Frame 1 (no input): blank canvas, image omitted
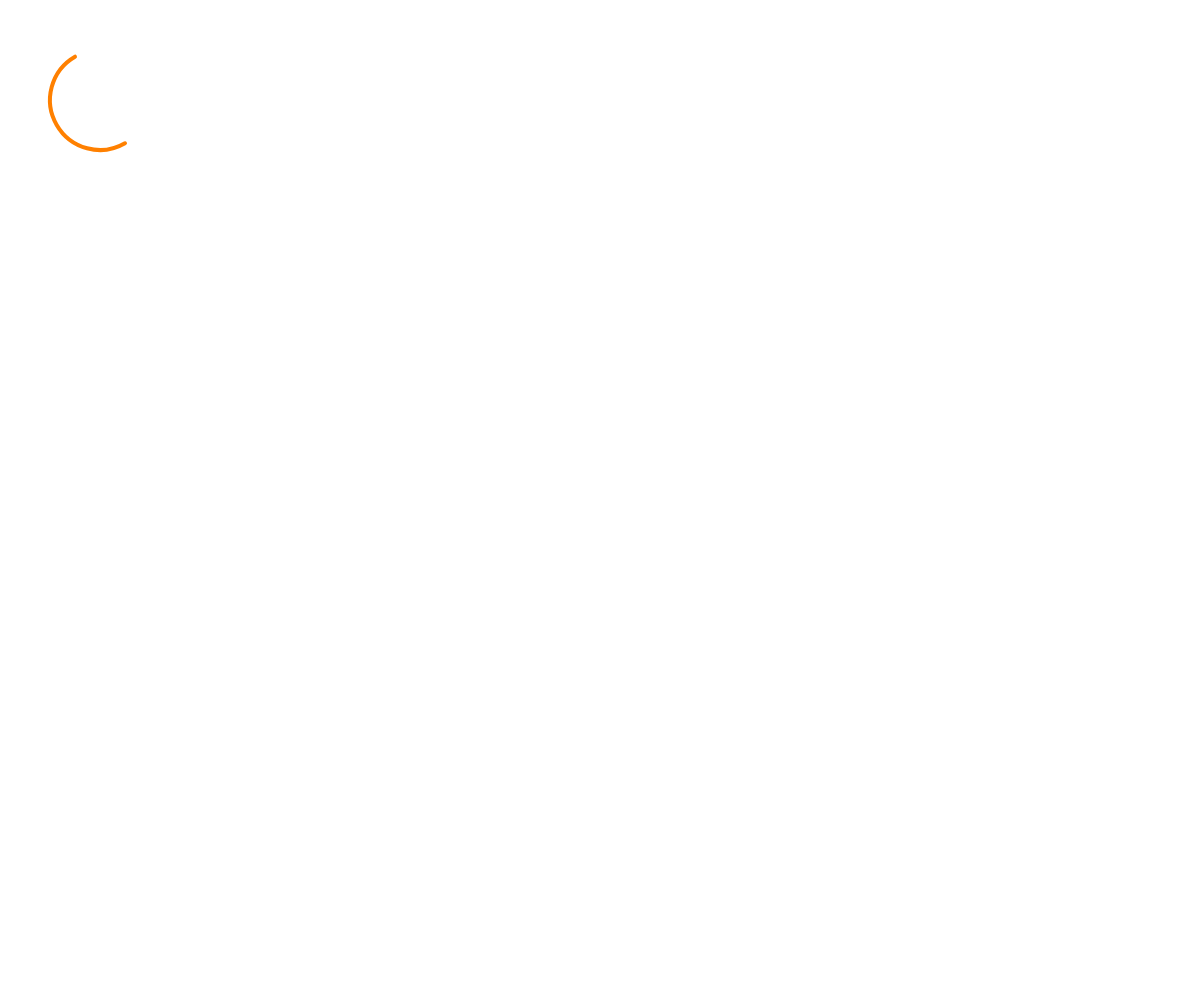
Frame 60 (no input)
Frame 120 (the mouse pressed at the canvas centre since frame 60): identical to frame 60, image omitted

The p5.js sketch that drew this single still picture (run headless with seeded random() and noise() and a simulated clock; from frame 60 on, the mouse is pressed at the canvas centre):

// p5.js sketch
// ── sketch.js
const FRAME_RATE = 30;

function setup() {
    createCanvas(windowWidth, windowHeight);
    frameRate(FRAME_RATE);
}

function windowResized() {
    resizeCanvas(windowWidth, windowHeight);
}

function draw() {
    background(255);
    push();
    stroke(128);
    arc(100, 100, 100, 100,
        Math.PI / 3, Math.PI * 4 / 3);
    stroke(255, 128, 0);
    strokeWeight(4);
    animS.arc('a1', FRAME_RATE * 1,
        100, 100, 100, 100,
        Math.PI / 3, Math.PI * 4 / 3);
    pop();
}
// ── examples.html
<!DOCTYPE html>
<head>
  <meta charset="utf-8">
  <meta name="viewport" content="width=device-width, initial-scale=1, shrink-to-fit=no">
  <title>p5.animS examples</title>
  <style>
      body, div, img, main {
          border: 0;
          margin: 0;
          padding: 0;
      }
  </style>
</head>
<body>
  <main>
  </main>
  <script src="https://cdn.jsdelivr.net/npm/p5@1.3.1/lib/p5.js"></script>
  <script src="p5.anims.js"></script>
  <script src="sketch.js"></script>
</body>
</html>
// ── p5.anims.js
(function (global, factory) {
    typeof exports === 'object' && typeof module !== 'undefined' ? factory(exports) :
    typeof define === 'function' && define.amd ? define(['exports'], factory) :
    (global = typeof globalThis !== 'undefined' ? globalThis : global || self, factory(global.animS = {}));
}(this, (function (exports) { 'use strict';

    /**
     * Utility classes for p5.animS.
     */

    /**
     * A simple vertex. Similar to the vertex() function of p5.js.
     */
    class Vertex {
        /**
         * @param {!number} x x-coordinate.
         * @param {!number} y y-coordinate.
         */
        constructor(x, y) {
            this.x = x;
            this.y = y;
        }
    }

    /**
     * A vertex to define a cubic Bezier curve. Similar to the bezierVertex()
     *     function of p5.js.
     */
    class BezierVertex {
        /**
         * @param {!number} x2 x-coordinate for the first control point.
         * @param {!number} y2 y-coordinate for the first control point.
         * @param {!number} x3 x-coordinate for the second control point.
         * @param {!number} y3 y-coordinate for the second control point.
         * @param {!number} x4 x-coordinate for the anchor point.
         * @param {!number} y4 y-coordinate for the anchor point.
         */
        constructor(x2, y2, x3, y3, x4, y4) {
            this.x2 = x2;
            this.y2 = y2;
            this.x3 = x3;
            this.y3 = y3;
            this.x4 = x4;
            this.y4 = y4;
        }
    }

    /**
     * Eight coordinate numbers to define a cubic Bezier curve.
     */
    class BezierCurve {
        /**
         * @param {!number} x1 x-coordinate for the first anchor point.
         * @param {!number} y1 y-coordinate for the first anchor point.
         * @param {!number} x2 x-coordinate for the first control point.
         * @param {!number} y2 y-coordinate for the first control point.
         * @param {!number} x3 x-coordinate for the second control point.
         * @param {!number} y3 y-coordinate for the second control point.
         * @param {!number} x4 x-coordinate for the second anchor point.
         * @param {!number} y4 y-coordinate for the second anchor point.
         */
        constructor(x1, y1, x2, y2, x3, y3, x4, y4) {
            this.x1 = x1;
            this.y1 = y1;
            this.x2 = x2;
            this.y2 = y2;
            this.x3 = x3;
            this.y3 = y3;
            this.x4 = x4;
            this.y4 = y4;
        }

        /**
         * Constructs an instance from a Vertex and a BezierVertex.
         * @param {!Vertex} startVertex The first anchor point.
         * @param {!BezierVertex} bezierVertex The two control points and the
         *     second anchor point.
         */
        static fromVetices(startVertex, bezierVertex) {
            return new BezierCurve(
                startVertex.x,
                startVertex.y,
                bezierVertex.x2,
                bezierVertex.y2,
                bezierVertex.x3,
                bezierVertex.y3,
                bezierVertex.x4,
                bezierVertex.y4);
        }
    }

    /**
     * Gets the end point of a vertex. If the input is a Bezier vertex, its anchor
     *     point is returned. If the input is a simple vertex, the input itself is
     *     returned.
     * @param {!Vertex|BezierVertex} vertex The input vertex.
     * @returns {Vertex} The end point.
     */
    function getEndPoint(vertex) {
        if (vertex instanceof Vertex)
            return new Vertex(vertex.x, vertex.y);
        else
            return new Vertex(vertex.x4, vertex.y4);
    }

    /**
     * Generates a new cubic Bezier curve which is a partial segment of the
     *     given cubic Bezier curve.
     *
     * See https://stackoverflow.com/questions/878862/
     * and https://en.wikipedia.org/wiki/De_Casteljau%27s_algorithm
     * for the algorithm to break a Bezier curve into segments.
     *
     * @param {!BezierCurve} bezierCurve The original Bezier curve.
     * @param {!number} t0 The start (in a ratio value, 0-1) of the segment.
     * @param {!number} t1 The end (in a ratio value, 0-1) of the segment.
     * @returns {BezierCurve} The generated partial Bezier curve.
     */
    function partialBezierCurve(bezierCurve, t0, t1) {
        const u0 = 1.0 - t0;
        const u1 = 1.0 - t1;

        const qxa = bezierCurve.x1 * u0 * u0 + bezierCurve.x2 * 2 * t0 * u0 + bezierCurve.x3 * t0 * t0;
        const qxb = bezierCurve.x1 * u1 * u1 + bezierCurve.x2 * 2 * t1 * u1 + bezierCurve.x3 * t1 * t1;
        const qxc = bezierCurve.x2 * u0 * u0 + bezierCurve.x3 * 2 * t0 * u0 + bezierCurve.x4 * t0 * t0;
        const qxd = bezierCurve.x2 * u1 * u1 + bezierCurve.x3 * 2 * t1 * u1 + bezierCurve.x4 * t1 * t1;

        const qya = bezierCurve.y1 * u0 * u0 + bezierCurve.y2 * 2 * t0 * u0 + bezierCurve.y3 * t0 * t0;
        const qyb = bezierCurve.y1 * u1 * u1 + bezierCurve.y2 * 2 * t1 * u1 + bezierCurve.y3 * t1 * t1;
        const qyc = bezierCurve.y2 * u0 * u0 + bezierCurve.y3 * 2 * t0 * u0 + bezierCurve.y4 * t0 * t0;
        const qyd = bezierCurve.y2 * u1 * u1 + bezierCurve.y3 * 2 * t1 * u1 + bezierCurve.y4 * t1 * t1;

        const xa = qxa * u0 + qxc * t0;
        const xb = qxa * u1 + qxc * t1;
        const xc = qxb * u0 + qxd * t0;
        const xd = qxb * u1 + qxd * t1;

        const ya = qya * u0 + qyc * t0;
        const yb = qya * u1 + qyc * t1;
        const yc = qyb * u0 + qyd * t0;
        const yd = qyb * u1 + qyd * t1;

        return new BezierCurve(xa, ya, xb, yb, xc, yc, xd, yd);
    }

    /**
     * Generates a cubic Bezier representing an arc.
     * @param {!number} start The angle to start the arc, in radians.
     * @param {!number} size Total angle 'size', in radians.
     * @returns {BezierCurve} The result curve.
     */
    function arcToBezier(start, size) {
        const alpha = size / 2.0;
        const cosAlpha = Math.cos(alpha);
        const sinAlpha = Math.sin(alpha);
        const cotAlpha = 1.0 / Math.tan(alpha);
        const phi = start + alpha;
        const cosPhi = Math.cos(phi);
        const sinPhi = Math.sin(phi);
        const lambda = (4.0 - cosAlpha) / 3.0;
        const mu = sinAlpha + (cosAlpha - lambda) * cotAlpha;

        return new BezierCurve(
            Math.cos(start).toFixed(7),
            Math.sin(start).toFixed(7),
            (lambda * cosPhi + mu * sinPhi).toFixed(7),
            (lambda * sinPhi - mu * cosPhi).toFixed(7),
            (lambda * cosPhi - mu * sinPhi).toFixed(7),
            (lambda * sinPhi + mu * cosPhi).toFixed(7),
            Math.cos(start + size).toFixed(7),
            Math.sin(start + size).toFixed(7));
    }

    /**
     * @fileoverview The Shape class which supports partial rendering.
     */

    class Shape {
        /**
         * @param {!Object} p5obj The p5 instance of the global object.
         * @param {!Array<Vertex|BezierVertex>} vertices The vertices that define
         *     the shape.
         * @param {!number} startFrame The start frame number of the animation.
         * @param {!number} duration The duration of the creation animation, in
         *     number of frames.
         */
        constructor(p5obj, vertices, startFrame, duration) {
            if (vertices.length <= 0)
                throw new Error('The vertex array must not be empty.');
            if (!(vertices[0] instanceof Vertex))
                throw new Error('The start vertex must not be a Bezier vertex.');
            this.p5obj = p5obj;
            this.vertices = vertices;
            this.startFrame = startFrame;
            this.duration = duration;
        }

        /**
         * Draws the shape instance on the current frame.
         */
        update() {
            let progress = (frameCount - this.startFrame) / this.duration;
            if (progress < 0) progress = 0;
            if (progress > 1) progress = 1;
            const numCurves = this.vertices.length - 1;
            const progressOverCurves = numCurves * progress;
            const currentCurveNo = Math.floor(progressOverCurves);
            const currentCurveProgress = progressOverCurves - currentCurveNo;

            this.p5obj.beginShape();
            // The start point.
            this.p5obj.vertex(this.vertices[0].x, this.vertices[0].y);
            let lastPoint = getEndPoint(this.vertices[0]);
            // Draws all the full curves.
            for (let i = 0; i < currentCurveNo; i++) {
                const v = this.vertices[i + 1];
                if (v instanceof Vertex)
                    this.p5obj.vertex(v.x, v.y);
                else
                    this.p5obj.bezierVertex(v.x2, v.y2, v.x3, v.y3, v.x4, v.y4);
                lastPoint = getEndPoint(v);
            }
            // Draws the partial curve.
            if (currentCurveNo < numCurves) {
                const v = this.vertices[currentCurveNo + 1];
                if (v instanceof Vertex) {
                    const x1 = lastPoint.x + (v.x - lastPoint.x) * currentCurveProgress;
                    const y1 = lastPoint.y + (v.y - lastPoint.y) * currentCurveProgress;
                    this.p5obj.vertex(x1, y1);
                } else {
                    const currentCurve = BezierCurve.fromVetices(lastPoint, v);
                    const partial = partialBezierCurve(currentCurve, 0, currentCurveProgress);
                    this.p5obj.bezierVertex(partial.x2, partial.y2, partial.x3, partial.y3, partial.x4, partial.y4);
                }
            }
            if (progress >= 1 && this.vertices.length > 1 &&
                this.vertices[this.vertices.length - 1] instanceof Vertex &&
                this.vertices[0].x == this.vertices[this.vertices.length - 1].x &&
                this.vertices[0].y == this.vertices[this.vertices.length - 1].y) {
                this.p5obj.endShape(CLOSE);
            } else {
                this.p5obj.endShape();
            }
        }
    }

    /**
     * @fileoverview Manages the animated shape instances and updates the animation
     *     effects per frame.
     */

    class AnimShapes {
        /**
         * @param {Object} p5obj The instance of the p5 object.
         */
        constructor(p5obj = window) {
            this.p5obj = p5obj;
            /** @type {Map<string, Shape>} */
            this.instances = new Map();
        }

        /**
         * Checks if the animation instance exists. Returns the object if it exists.
         *     Creates and returns a new instance if it does not exist.
         * @param {!string} id A unique string ID of the animation. The animation is
         *     showed during multiple frames, so that there must be an ID for the
         *     renderer to keep track of each animation instance.
         * @param {!Function} getShapeVertices A lazy-executed closure that returns
         *     the shape vertices, for creating the new shape instance.
         * @param {!number} duration The duration of the creation animation, in
         *     number of frames, for creating the new instance.
         * @private
         */
        getOrCreateShapeInstance_(id, getShapeVertices, duration) {
            if (this.instances.has(id)) {
                return this.instances.get(id);
            }
            else {
                const instance = new Shape(this.p5obj, getShapeVertices(), this.p5obj.frameCount, duration);
                this.instances.set(id, instance);
                return instance;
            }
        }

        /**
         * Draws an arc while playing its creation animation. The arc mode is always
         *     OPEN. The elipse mode is always CENTER.
         * @param {!string} id A unique string ID to identify the shape animation.
         * @param {!number} duration The duration of the creation animation, in
         *     number of frames.
         * @param {!Number} x The x-coordinate of the arc's ellipse.
         * @param {!Number} y The y-coordinate of the arc's ellipse.
         * @param {!Number} w The width of the arc's ellipse by default.
         * @param {!Number} h The height of the arc's ellipse by default.
         * @param {!Number} start The angle to start the arc, in radians.
         * @param {!Number} stop The angle to stop the arc, in radians.
         */
        arc(id, duration, x, y, w, h, start, stop) {
            const epsilon = 0.00001;
            if (start >= stop || stop - start < epsilon)
                return;

            const createShapeVertices = () => {
                x = x - w * 0.5;
                y = y - h * 0.5;
                w = Math.abs(w);
                h = Math.abs(h);

                const rx = w / 2.0;
                const ry = h / 2.0;
                let arcToDraw = 0;

                x += rx;
                y += ry;

                const curves = [];
                while (stop - start >= epsilon) {
                    arcToDraw = Math.min(stop - start, Math.PI / 2);
                    curves.push(arcToBezier(start, arcToDraw));
                    start += arcToDraw;
                }
                const shapeVertices = [];
                curves.forEach((curve, index) => {
                    if (index === 0)
                        shapeVertices.push(new Vertex(x + curve.x1 * rx, y + curve.y1 * ry));
                    shapeVertices.push(new BezierVertex(
                        x + curve.x2 * rx, y + curve.y2 * ry,
                        x + curve.x3 * rx, y + curve.y3 * ry,
                        x + curve.x4 * rx, y + curve.y4 * ry));
                });
                return shapeVertices;
            };

            const instance = this.getOrCreateShapeInstance_(id, createShapeVertices, duration);
            instance.update();
        }

        /**
         * Draws an elipse (oval) while playing its creation animation. The elipse
         *     mode is always CENTER.
         * @param {!string} id A unique string ID to identify the shape animation.
         * @param {!number} duration The duration of the creation animation, in
         *     number of frames.
         * @param {!number} x The x-coordinate of the center of ellipse.
         * @param {!number} y The y-coordinate of the center of ellipse.
         * @param {!number} w The width of the ellipse.
         * @param {!number} h The height of the ellipse.
         */
        ellipse(id, duration, x, y, w, h) {
            const instance = this.getOrCreateShapeInstance_(id, () => {
                x = x - w * 0.5;
                y = y - h * 0.5;
                w = Math.abs(w);
                h = Math.abs(h);
                const kappa = 0.5522847498,
                    ox = w / 2 * kappa, oy = h / 2 * kappa,
                    xe = x + w, ye = y + h,
                    xm = x + w / 2, ym = y + h / 2;
                return [
                    new Vertex(x, ym),
                    new BezierVertex(x, ym - oy, xm - ox, y, xm, y),
                    new BezierVertex(xm + ox, y, xe, ym - oy, xe, ym),
                    new BezierVertex(xe, ym + oy, xm + ox, ye, xm, ye),
                    new BezierVertex(xm - ox, ye, x, ym + oy, x, ym),
                ];
            }, duration);
            instance.update();
        }

        /**
         * Draws a circle while playing its creation animation.
         * @param {!string} id A unique string ID to identify the shape animation.
         * @param {!number} duration The duration of the creation animation, in
         *     number of frames.
         * @param {!number} x The x-coordinate of the centre of the circle.
         * @param {!number} y The y-coordinate of the centre of the circle.
         * @param {!number} d The diameter of the circle.
         */
        circle(id, duration, x, y, d) {
            d = Math.abs(d);
            this.ellipse(id, x, y, d, d, duration);
        }

        /**
         * Draws a line while playing its creation animation.
         * @param {!string} id A unique string ID to identify the shape animation.
         * @param {!number} duration The duration of the creation animation, in
         *     number of frames.
         * @param {!number} x1 The x-coordinate of the first point.
         * @param {!number} y1 The y-coordinate of the first point.
         * @param {!number} x2 The x-coordinate of the second point.
         * @param {!number} y2 The y-coordinate of the second point.
         */
        line(id, duration, x1, y1, x2, y2) {
            const instance = this.getOrCreateShapeInstance_(id, () => {
                return [new Vertex(x1, y1), new Vertex(x2, y2)];
            }, duration);
            instance.update();
        }

        /**
         * Draws a quad while playing its creation animation.
         * @param {!string} id A unique string ID to identify the shape animation.
         * @param {!number} duration The duration of the creation animation, in
         *     number of frames.
         * @param {!number} x1 The x-coordinate of the first point.
         * @param {!number} y1 The y-coordinate of the first point.
         * @param {!number} x2 The x-coordinate of the second point.
         * @param {!number} y2 The y-coordinate of the second point.
         * @param {!number} x3 The x-coordinate of the third point.
         * @param {!number} y3 The y-coordinate of the third point.
         * @param {!number} x4 The x-coordinate of the fourth point.
         * @param {!number} y4 The y-coordinate of the fourth point.
         */
        quad(id, duration, x1, y1, x2, y2, x3, y3, x4, y4) {
            const instance = this.getOrCreateShapeInstance_(id, () => {
                return [new Vertex(x1, y1), new Vertex(x2, y2),
                new Vertex(x3, y3), new Vertex(x4, y4),
                new Vertex(x1, y1)];
            }, duration);
            instance.update();
        }

        /**
         * Draws a rectangle while playing its creation animation.
         * @param {!string} id A unique string ID to identify the shape animation.
         * @param {!number} duration The duration of the creation animation, in
         *     number of frames.
         * @param {!number} x The x-coordinate of the rectangle.
         * @param {!number} y The y-coordinate of the rectangle.
         * @param {!number} w The width of the rectangle.
         * @param {!number} h The height of the rectangle.
         */
        rect(id, duration, x, y, w, h) {
            w = Math.abs(w);
            h = Math.abs(h);
            this.quad(id, x, y, x + w, y, x + w, y + h, x, y + h, duration);
        }

        /**
         * Draws a square while playing its creation animation.
         * @param {!string} id A unique string ID to identify the shape animation.
         * @param {!number} duration The duration of the creation animation, in
         *     number of frames.
         * @param {!number} x The x-coordinate of the square.
         * @param {!number} y The y-coordinate of the square.
         * @param {!number} s The side size of the square.
         */
        square(id, duration, x, y, s) {
            s = Math.abs(s);
            this.rect(id, x, y, s, s, duration);
        }

        /**
         * Draws a triangle while playing its creation animation.
         * @param {!string} id A unique string ID to identify the shape animation.
         * @param {!number} duration The duration of the creation animation, in
         *     number of frames.
         * @param {!number} x1 The x-coordinate of the first point.
         * @param {!number} y1 The y-coordinate of the first point.
         * @param {!number} x2 The x-coordinate of the second point.
         * @param {!number} y2 The y-coordinate of the second point.
         * @param {!number} x3 The x-coordinate of the third point.
         * @param {!number} y3 The y-coordinate of the third point.
         */
        triangle(id, duration, x1, y1, x2, y2, x3, y3) {
            const instance = this.getOrCreateShapeInstance_(id, () => {
                return [new Vertex(x1, y1), new Vertex(x2, y2),
                new Vertex(x3, y3), new Vertex(x1, y1)];
            }, duration);
            instance.update();
        }

        /**
         * Draws a shape while playing its creation animation. The shape is always
         *     OPEN unless the first vertex and the last vertex are equal.
         * @param {!string} id A unique string ID to identify the shape animation.
         * @param {!number} duration The duration of the creation animation, in
         *     number of frames.
         * @param {!Array<Array<number>>} vertices The vertices that define the
         *     shape. Each element of the array may contain eithr two coordinate
         *     numbers (for simple vertices) or six coordinate numbers (for Bezier
         *     vertices).
         */
        shape(id, duration, vertices) {
            const instance = this.getOrCreateShapeInstance_(id, () => {
                const shapeVertices = [];
                for (const v of vertices) {
                    if (v.length == 2) {
                        shapeVertices.push(new Vertex(v[0], v[1]));
                    } else if (v.length == 6) {
                        shapeVertices.push(new BezierVertex(v[0], v[1], v[2], v[3], v[4], v[5]));
                    } else {
                        throw new Error('Only simple vertices (x, y) or Bezier vertices' +
                            ' (x2, y2, x3, y3, x4, y4) are supported.');
                    }
                }
                return shapeVertices;
            }, duration);
            instance.update();
        }
    }

    /**
     * @fileoverview The main entry of the p5.animS lib.
     */

    /**
     * The default instance to access the animS functions.
     */
    const defaultAnimS = new AnimShapes();

    /**
     * Activates the "instance mode" and associates a new animS instance with the
     *     specified p5 object. See p5() of p5.js for more details.
     * @param {Object} p5obj The instance of the p5 object.
     * @returns {Object} The animS instance.
     */
    function newAnimS(p5obj) {
        return new AnimShapes(p5obj);
    }

    /**
     * 'Global' adapter of AnimShapes.arc
     *
     * Draws an arc while playing its creation animation. The arc mode is always
     *     OPEN. The elipse mode is always CENTER.
     * @param {!string} id A unique string ID to identify the shape animation.
     * @param {!number} duration The duration of the creation animation, in
     *     number of frames.
     * @param {!Number} x The x-coordinate of the arc's ellipse.
     * @param {!Number} y The y-coordinate of the arc's ellipse.
     * @param {!Number} w The width of the arc's ellipse by default.
     * @param {!Number} h The height of the arc's ellipse by default.
     * @param {!Number} start The angle to start the arc, in radians.
     * @param {!Number} stop The angle to stop the arc, in radians.
     */
    function arc(id, duration, x, y, w, h, start, stop) {
        defaultAnimS.arc(id, duration, x, y, w, h, start, stop);
    }

    /**
     * 'Global' adapter of AnimShapes.ellipse
     *
     * Draws an elipse (oval) while playing its creation animation. The elipse
     *     mode is always CENTER.
     * @param {!string} id A unique string ID to identify the shape animation.
     * @param {!number} duration The duration of the creation animation, in
     *     number of frames.
     * @param {!number} x The x-coordinate of the center of ellipse.
     * @param {!number} y The y-coordinate of the center of ellipse.
     * @param {!number} w The width of the ellipse.
     * @param {!number} h The height of the ellipse.
     */
    function ellipse(id, duration, x, y, w, h) {
        defaultAnimS.ellipse(id, duration, x, y, w, h);
    }

     /**
      * 'Global' adapter of AnimShapes.circle
      *
      * Draws a circle while playing its creation animation.
      * @param {!string} id A unique string ID to identify the shape animation.
      * @param {!number} duration The duration of the creation animation, in
      *     number of frames.
      * @param {!number} x The x-coordinate of the centre of the circle.
      * @param {!number} y The y-coordinate of the centre of the circle.
      * @param {!number} d The diameter of the circle.
      */
    function circle(id, duration, x, y, d) {
        defaultAnimS.circle(id, duration, x, y, d);
    }

    /**
     * 'Global' adapter of AnimShapes.line
     *
     * Draws a line while playing its creation animation.
     * @param {!string} id A unique string ID to identify the shape animation.
     * @param {!number} duration The duration of the creation animation, in
     *     number of frames.
     * @param {!number} x1 The x-coordinate of the first point.
     * @param {!number} y1 The y-coordinate of the first point.
     * @param {!number} x2 The x-coordinate of the second point.
     * @param {!number} y2 The y-coordinate of the second point.
     */
    function line(id, duration, x1, y1, x2, y2) {
        defaultAnimS.line(id, duration, x1, y1, x2, y2);
    }

    /**
     * 'Global' adapter of AnimShapes.quad
     *
     * Draws a quad while playing its creation animation.
     * @param {!string} id A unique string ID to identify the shape animation.
     * @param {!number} duration The duration of the creation animation, in
     *     number of frames.
     * @param {!number} x1 The x-coordinate of the first point.
     * @param {!number} y1 The y-coordinate of the first point.
     * @param {!number} x2 The x-coordinate of the second point.
     * @param {!number} y2 The y-coordinate of the second point.
     * @param {!number} x3 The x-coordinate of the third point.
     * @param {!number} y3 The y-coordinate of the third point.
     * @param {!number} x4 The x-coordinate of the fourth point.
     * @param {!number} y4 The y-coordinate of the fourth point.
     */
    function quad(id, duration, x1, y1, x2, y2, x3, y3, x4, y4) {
        defaultAnimS.quad(id, duration, x1, y1, x2, y2, x3, y3, x4, y4);
    }

    /**
     * 'Global' adapter of AnimShapes.rect
     *
     * Draws a rectangle while playing its creation animation.
     * @param {!string} id A unique string ID to identify the shape animation.
     * @param {!number} duration The duration of the creation animation, in
     *     number of frames.
     * @param {!number} x The x-coordinate of the rectangle.
     * @param {!number} y The y-coordinate of the rectangle.
     * @param {!number} w The width of the rectangle.
     * @param {!number} h The height of the rectangle.
     */
    function rect(id, duration, x, y, w, h) {
        defaultAnimS.rect(id, duration, x, y, w, h);
    }

    /**
     * 'Global' adapter of AnimShapes.square
     *
     * Draws a square while playing its creation animation.
     * @param {!string} id A unique string ID to identify the shape animation.
     * @param {!number} duration The duration of the creation animation, in
     *     number of frames.
     * @param {!number} x The x-coordinate of the square.
     * @param {!number} y The y-coordinate of the square.
     * @param {!number} s The side size of the square.
     */
    function square(id, duration, x, y, s) {
        defaultAnimS.square(id, duration, x, y, s);
    }

    /**
     * 'Global' adapter of AnimShapes.triangle
     *
     * Draws a triangle while playing its creation animation.
     * @param {!string} id A unique string ID to identify the shape animation.
     * @param {!number} duration The duration of the creation animation, in
     *     number of frames.
     * @param {!number} x1 The x-coordinate of the first point.
     * @param {!number} y1 The y-coordinate of the first point.
     * @param {!number} x2 The x-coordinate of the second point.
     * @param {!number} y2 The y-coordinate of the second point.
     * @param {!number} x3 The x-coordinate of the third point.
     * @param {!number} y3 The y-coordinate of the third point.
     */
    function triangle(id, duration, x1, y1, x2, y2, x3, y3) {
        defaultAnimS.triangle(id, duration, x1, y1, x2, y2, x3, y3);
    }

    /**
     * 'Global' adapter of AnimShapes.shape
     *
     * Draws a shape while playing its creation animation. The shape is always
     *     OPEN unless the first vertex and the last vertex are equal.
     * @param {!string} id A unique string ID to identify the shape animation.
     * @param {!number} duration The duration of the creation animation, in
     *     number of frames.
     * @param {!Array<Array<number>>} vertices The vertices that define the
     *     shape. Each element of the array may contain eithr two coordinate
     *     numbers (for simple vertices) or six coordinate numbers (for Bezier
     *     vertices).
     */
    function shape(id, duration, vertices) {
        defaultAnimS.shape(id, duration, vertices);
    }

    exports.arc = arc;
    exports.circle = circle;
    exports.ellipse = ellipse;
    exports.line = line;
    exports.newAnimS = newAnimS;
    exports.quad = quad;
    exports.rect = rect;
    exports.shape = shape;
    exports.square = square;
    exports.triangle = triangle;

    Object.defineProperty(exports, '__esModule', { value: true });

})));
